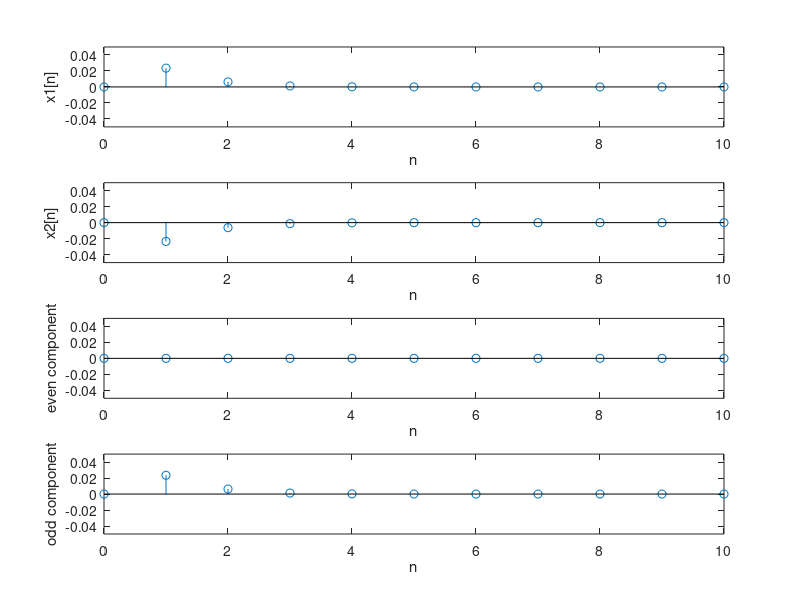

Write the MATLAB code that produced this figure.
n=-10:10;
x1=exp(-2*abs(n)) .* sin((2*pi/36) * n);
k=21
x2=zeros(1,k)
for index = 1:k;
    x2(index) = x1(k+1 -index);
end

subplot(4,1,1)
stem(n,x1)
axis([0 10 -0.05 0.05])
xlabel('n')
ylabel('x1[n]')

subplot(4,1,2)
stem(n,x2)
axis([0 10 -0.05 0.05])
xlabel('n')
ylabel('x2[n]')

even_comp=0.5*(x1+x2)
odd_comp=0.5*(x1-x2)

subplot(4,1,3)
stem(n,even_comp)
axis([0 10 -0.05 0.05])
xlabel('n')
ylabel('even component')

subplot(4,1,4)
stem(n,odd_comp)
axis([0 10 -0.05 0.05])
xlabel('n')
ylabel('odd component')
